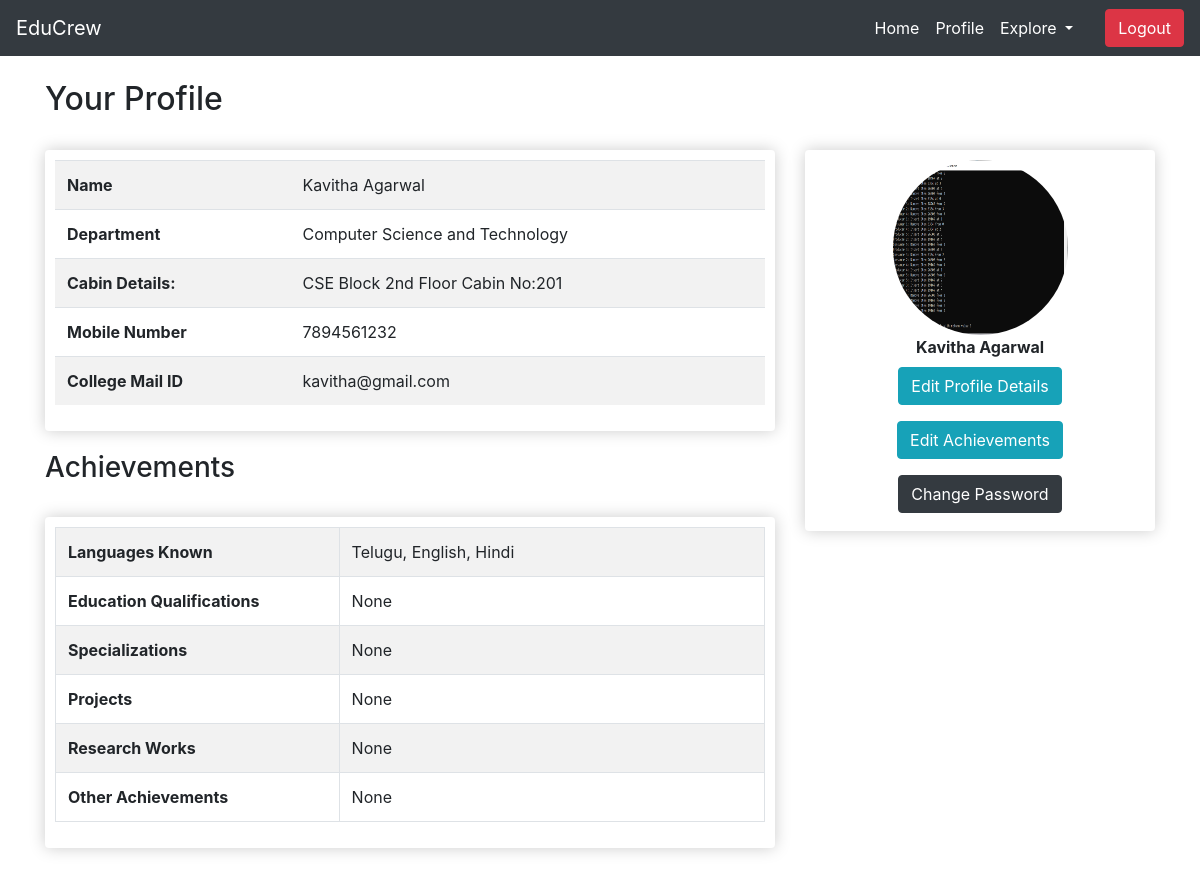
The page /profile/ (signed in) on the database as committed earlier.
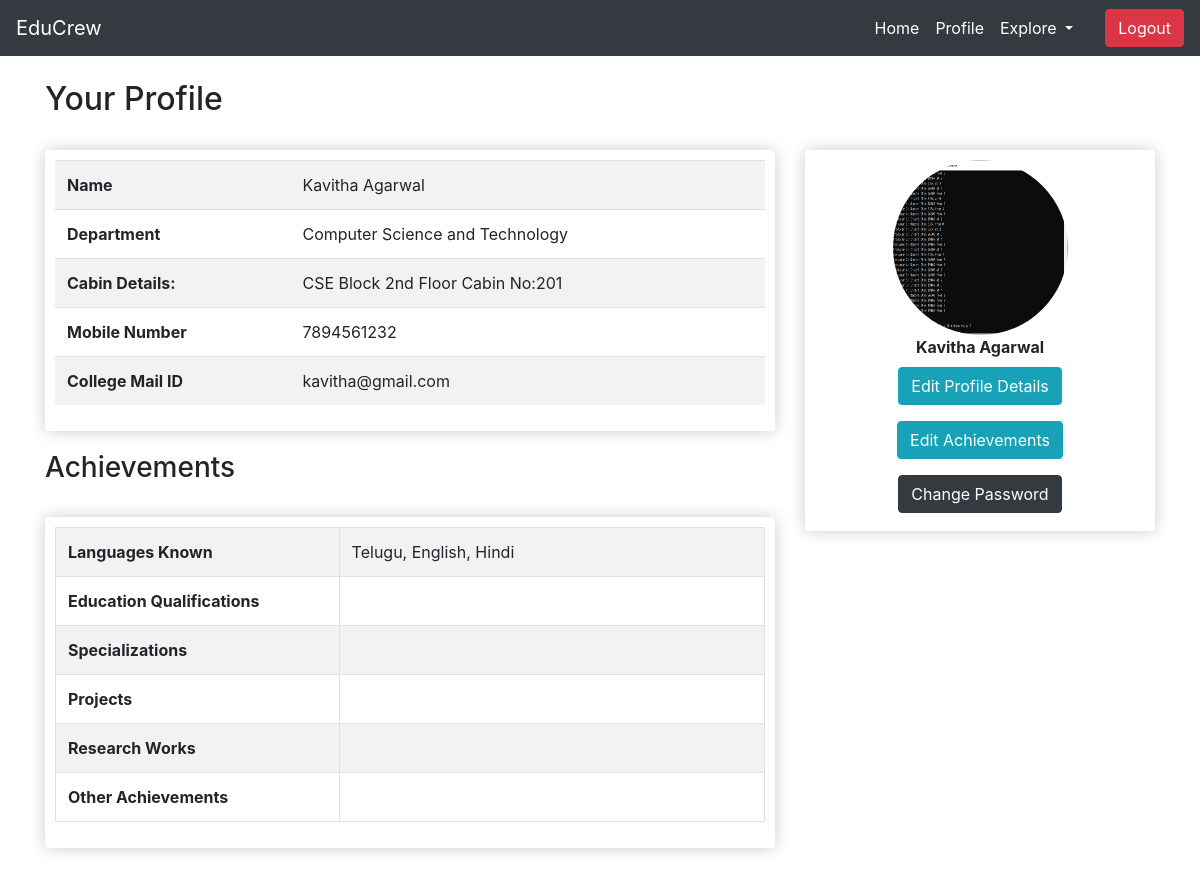
The same page on the database as committed later.
### educrew/models.py (models this page shows)
class Lecturer(models.Model):
    user = models.OneToOneField(User,null=True, blank=True ,on_delete=models.CASCADE)
    lect_id = models.IntegerField(primary_key=True)
    firstname = models.CharField(max_length=100, null=True)
    lastname = models.CharField(max_length=100, null=True)
    email = models.CharField(max_length=100)
    phoneno = models.IntegerField(null=True)
    cabin_no = models.CharField(max_length=50, null=True, blank=True)
    profile_image= models.ImageField(default="profilepic.jpg",null=True)
    dept_id = models.ForeignKey(Dept, null=True, on_delete=models.SET_NULL) #cascade
    def __str__(self):
        return self.firstname +" "+  self.lastname

class Dept(models.Model):
    dept_id = models.IntegerField(primary_key=True)
    dept_name = models.CharField(max_length=60)
    dept_short = models.CharField(max_length=10,blank=True)
    def __str__(self):
        return self.dept_name

class FacultyAchievement(models.Model):
    lect_id = models.ForeignKey(Lecturer, null=True, on_delete=models.SET_NULL)
    lang_known = models.CharField(null=True,blank=True, max_length=500)
    qual = models.CharField(null=True,blank=True, max_length=500)
    spcltns = models.CharField(null=True,blank=True, max_length=500)
    projects = models.CharField(null=True,blank=True, max_length=500)
    research = models.CharField(null=True,blank=True, max_length=500)
    other = models.CharField(null=True,blank=True, max_length=500)

### educrew/views.py (the view)
# urls.py: path('profile/', views.profile, name="profile"),
@login_required(login_url='login')
def profile(request):
    role = str(request.user.groups.values_list('name', flat=True).first())
    person = request.user.username
    if(role == 'Student'):
        user = Student.objects.get(rollno=person)
        achvmnts = StudentAchievement.objects.get(rollno=person)
        context = {'user':user,'role' : role, 'cond':True,
        'achvmnts':achvmnts}
    if(role == 'Faculty'):
        user = Lecturer.objects.get(lect_id=person)
        achvmnts = FacultyAchievement.objects.get(lect_id=person)
        context = {'user':user,'role' : role, 'cond':False,
        'achvmnts':achvmnts}
    return render(request,'educrew/profile.html',context)

### educrew/templates/educrew/profile.html
{% extends 'educrew/main.html' %}
{% load static %}
{% block content %}
<h2>Your Profile</h2>
<br>
<div class="row">
    <div class="col-lg-8">
        <div class="box-element" style="margin-bottom: 20px;">
            <table class="table table-striped">
                <tr>
                    <td class="font-weight-bold">Name</td>
                    <td colspan="3">{{user}}</td>
                </tr>
                <tr>
                    <td class="font-weight-bold">Department</td>
                    <td colspan="3">{{user.dept_id}}</td>
                </tr>
                {% if cond %}
                <tr>
                    <td class="font-weight-bold">Section</td>
                    <td>{{user.sec}}</td>
                    <td class="font-weight-bold">Year</td>
                    <td>{{user.year}}</td>
                </tr>
                {% else %}
                <tr>
                    <td class="font-weight-bold">Cabin Details:</td>
                    <td>{{user.cabin_no}}</td>
                </tr>
                {% endif %}
                <tr>
                    <td class="font-weight-bold">Mobile Number</td>
                    <td colspan="3">{{user.phoneno}}</td>
                </tr>
                <tr>
                    <td class="font-weight-bold">College Mail ID</td>
                    <td colspan="3">{{user.email}}</td>
                </tr>
            </table>
        </div>
        <h3>Achievements </h3>
        <br>
        <div class="box-element" style="margin-bottom: 30px;">
            <table class="table table-bordered table-striped">
                <tr>
                    <td class="font-weight-bold" width=40%>Languages Known</td>
                    <td>{{achvmnts.lang_known}}</td>
                </tr>
                {% if cond %}
                <tr>
                    <td class="font-weight-bold">Programming Languages</td>
                    <td>{{achvmnts.prog_lang}}</td>
                </tr>
                <tr>
                    <td class="font-weight-bold">Internships</td>
                    <td>{{achvmnts.internships}}</td>
                </tr>
                <tr>
                    <td class="font-weight-bold">Projects</td>
                    <td>{{achvmnts.projects}}</td>
                </tr>
                <tr>
                    <td class="font-weight-bold">Links (if any)</td>
                    <td>{{achvmnts.links}}</td>
                </tr>
                <tr>
                    <td class="font-weight-bold">Sports</td>
                    <td>{{achvmnts.sports}}</td>
                </tr>
                {% else %}
                <tr>
                    <td class="font-weight-bold">Education Qualifications</td>
                    <td>{{achvmnts.qual}}</td>
                </tr>
                <tr>
                    <td class="font-weight-bold">Specializations</td>
                    <td>{{achvmnts.spcltns}}</td>
                </tr>
                <tr>
                    <td class="font-weight-bold">Projects</td>
                    <td>{{achvmnts.projects}}</td>
                </tr>
                <tr>
                    <td class="font-weight-bold">Research Works</td>
                    <td>{{achvmnts.research}}</td>
                </tr>
                {% endif %}
                <tr>
                    <td class="font-weight-bold">Other Achievements</td>
                    <td>{{achvmnts.other}}</td>
                </tr>
            </table>
        </div>
    </div>
    <div class="col-lg-4">
        <div class="box-element text-center" style="margin-bottom: 50px;">
            {% if cond %}
            <img src="{{request.user.student.profile_image.url}}" alt="Profile Pic" style="height:175px;width:175px;border-radius: 50%;">
            <br>
            <strong>{{user}}</strong>
            <br>
            <a class="btn btn-info my-2" href="{% url 'profile-update' %}">Edit Profile Details</a>
            <br>
            <a class="btn btn-info my-2" href="{% url 'student-achievements' %}">Edit Achievements</a>
            {% else %}
            <img src="{{request.user.lecturer.profile_image.url}}" alt="Profile Pic" style="height:175px;width:175px;border-radius: 50%;">
            <br>
            <strong>{{user}}</strong>
            <br>
            <a class="btn btn-info my-2" href="{% url 'profile-update2' %}">Edit Profile Details</a>
            <br>
            <a class="btn btn-info my-2" href="{% url 'faculty-achievements' %}">Edit Achievements</a>
            {% endif %}
            <br>
            <a class="btn btn-dark my-2" href="{% url 'change_password' %}">Change Password</a>
        </div>
    </div>
</div>
{% endblock content %}

### educrew/templates/educrew/main.html (shortened to what this page needs)
<!DOCTYPE html>
<html lang="en">
{% load static %}
<head>
    <link rel="stylesheet" href="{% static 'css/main.css' %}">
    <link rel="stylesheet" href="https://cdn.jsdelivr.net/npm/bootstrap@4.5.3/dist/css/bootstrap.min.css">
</head>
<body>
    <nav class="navbar navbar-expand-lg navbar-dark bg-dark ">
        <a class="navbar-brand" href="{% url 'home' %}">EduCrew</a>
        <div class="collapse navbar-collapse " id="navbarSupportedContent">
            <ul class="navbar-nav ml-auto">
                <li class="nav-item active">
                <a class="nav-link" href="{% url 'home' %}">Home <span class="sr-only">(current)</span></a>
                </li>
                <li class="nav-item active">
                <a class="nav-link" href="{% url 'profile' %}">Profile</a>
                </li>
                <li class="nav-item dropdown active">
                    <a class="nav-link dropdown-toggle mr-sm-4" href="" id="navbarDropdown" role="button" data-toggle="dropdown" aria-haspopup="true" aria-expanded="false">
                      Explore
                    </a>
                </li>
            </ul>
            <div class="form-inline my-2 my-lg-0">
                <a href="{% url 'logout' %}" class="btn btn-danger">Logout</a>
            </div>
        </div>
    </nav>
    <div class="container">
        <br>
        {% block content %}
        {% endblock content %}
    </div>
</body>
</html>

### static/css/main.css (style rules this page uses)
.box-element { box-shadow: hsl(0, 0%, 80%) 0 0 16px; background-color: white; border-radius: 4px; padding: 10px; }
img { border-radius: 50%; }

Rows that differ between the two databases and show on the page:
changed FacultyAchievement "Telugu, English, Hindi": qual "None" → (not shown); spcltns "None" → (not shown); projects "None" → (not shown); research "None" → (not shown); other "None" → (not shown)
